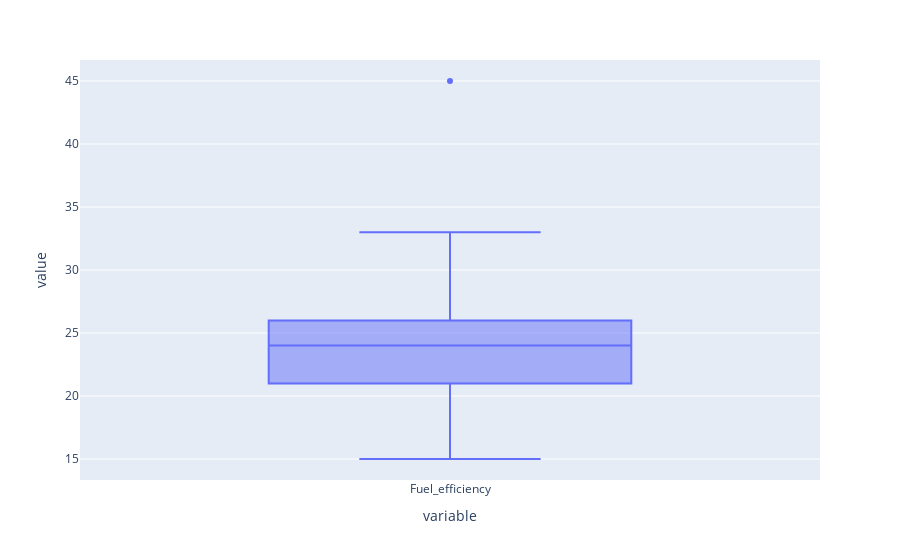

Write notebook code for a chart like this one.
### Code cell
data.Fuel_efficiency.dropna().plot(kind='box',backend='plotly')

### Figure 1 — Plotly figure (JSON) as saved in the notebook; plotly's stock layout.template omitted (floating-point values rounded to 4 significant figures; data arrays with more than 128 entries replaced by an {"elided": "..."} marker saying what was removed)
{"data": [{"alignmentgroup": "True", "hovertemplate": "variable=%{x}<br>value=%{y}<extra></extra>", "legendgroup": "", "marker": {"color": "#636efa"}, "name": "", "notched": false, "offsetgroup": "", "orientation": "v", "showlegend": false, "type": "box", "x": {"elided": "154 str values"}, "x0": " ", "xaxis": "x", "y": {"elided": "154 int values"}, "y0": " ", "yaxis": "y"}], "layout": {"boxmode": "group", "legend": {"tracegroupgap": 0}, "margin": {"t": 60}, "xaxis": {"anchor": "y", "domain": [0, 1], "title": {"text": "variable"}}, "yaxis": {"anchor": "x", "domain": [0, 1], "title": {"text": "value"}}}}
